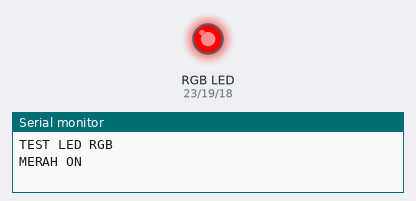
A sketch run on a simulated ESP32. On the bench: an RGB LED mixed from three pins (HIGH = lit), the last lines printed to the serial monitor.

Above: at 2.0 s.
At 6.0 s:
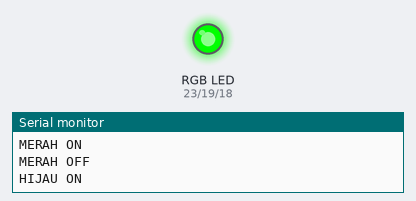
At 10.0 s:
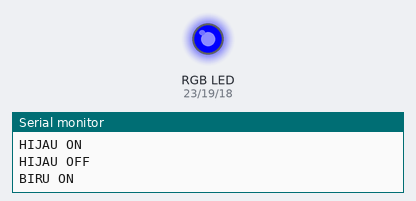
At 12.0 s:
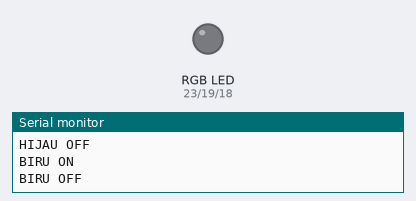
Timing chart, 0 to 16.6 s (numbered marks = the images above):
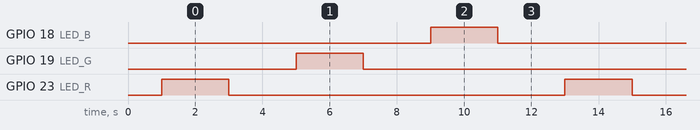

Measured:
- by itself, GPIO 18 (LED_B), GPIO 19 (LED_G), GPIO 23 (LED_R): alternates HIGH for 2.0 s and LOW for 10.0 s
- by itself, everything shown: repeats every 12.0 s, in 6 steps

The sketch:

test_led_rgb_esp32D.ino
```cpp
// ================== TEST LED RGB ==================
// LED RGB + ESP32 DevKitC V4 (32D)
// Nyala bergantian: Merah -> Hijau -> Biru
// Aktif HIGH

// ================== PIN ==================
#define LED_R 23
#define LED_G 19
#define LED_B 18

void setup() {
  Serial.begin(115200);
  delay(1000);

  pinMode(LED_R, OUTPUT);
  pinMode(LED_G, OUTPUT);
  pinMode(LED_B, OUTPUT);

  // Semua OFF
  digitalWrite(LED_R, LOW);
  digitalWrite(LED_G, LOW);
  digitalWrite(LED_B, LOW);

  Serial.println("TEST LED RGB");
}

void loop() {
  // MERAH ON
  Serial.println("MERAH ON");
  digitalWrite(LED_R, HIGH);
  digitalWrite(LED_G, LOW);
  digitalWrite(LED_B, LOW);
  delay(2000);

  // MERAH OFF
  Serial.println("MERAH OFF");
  digitalWrite(LED_R, LOW);
  delay(2000);

  // HIJAU ON
  Serial.println("HIJAU ON");
  digitalWrite(LED_R, LOW);
  digitalWrite(LED_G, HIGH);
  digitalWrite(LED_B, LOW);
  delay(2000);

  // HIJAU OFF
  Serial.println("HIJAU OFF");
  digitalWrite(LED_G, LOW);
  delay(2000);

  // BIRU ON
  Serial.println("BIRU ON");
  digitalWrite(LED_R, LOW);
  digitalWrite(LED_G, LOW);
  digitalWrite(LED_B, HIGH);
  delay(2000);

  // BIRU OFF
  Serial.println("BIRU OFF");
  digitalWrite(LED_B, LOW);
  delay(2000);
}
```
